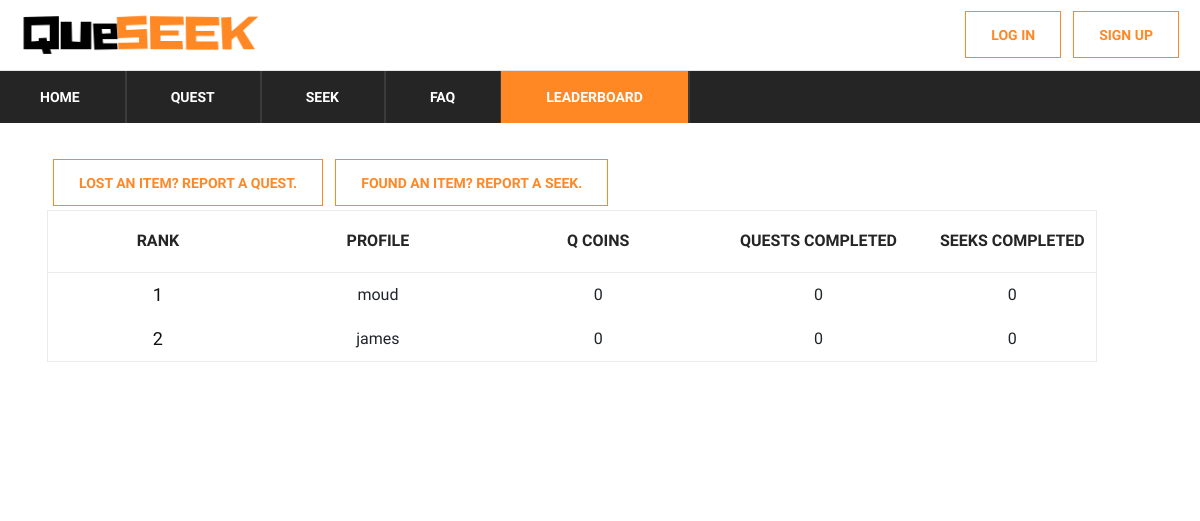
The app's page /leaderboard, older data.
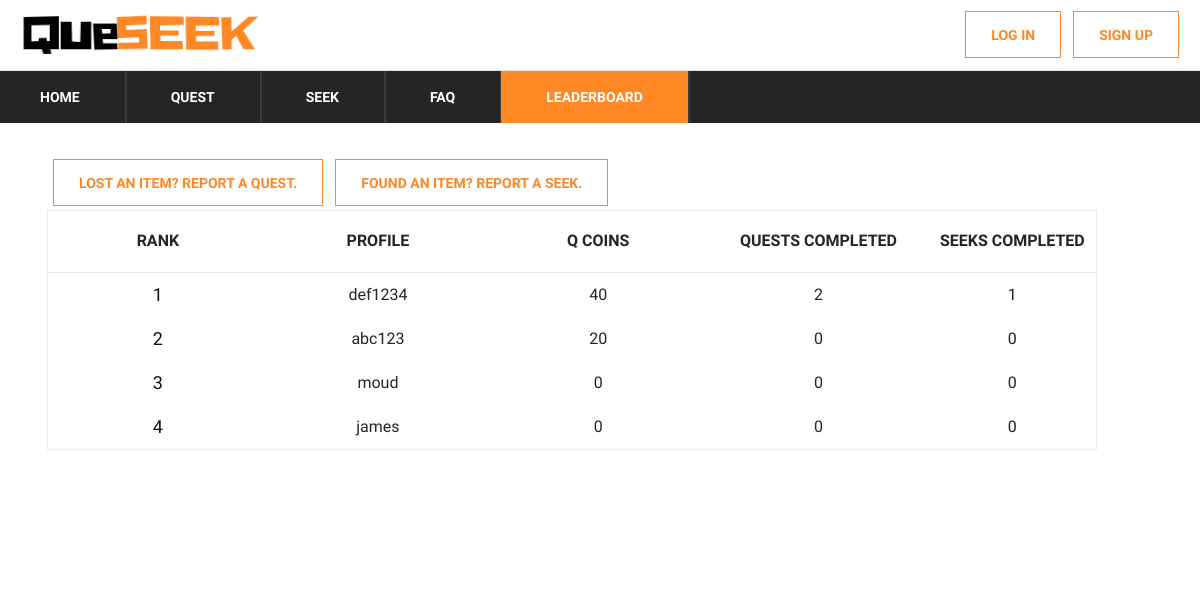
The same page, newer data.
### app/models.py (models this page shows)
class User(UserMixin, Base):
    __tablename__ = "users"
    id = db.Column(db.String, primary_key=True)
    email = db.Column(db.String(255), unique=True, nullable=False)
    password = db.Column(db.String(255), nullable=False)
    username = db.Column(db.String(255), unique=True, nullable=False)
    created_at = db.Column(DateTime(timezone=True))

class UserProfile(UserMixin, Base):
    __tablename__ = "userProfile"
    id = db.Column(db.String, ForeignKey('users.id'), primary_key=True)
    level = db.Column(db.Integer, nullable=False, default=1)
    coinsBalance = db.Column(db.Integer, nullable=False, default=50)
    coinsCollected = db.Column(db.Integer, nullable=False, default=0)
    coinsToNext = db.Column(db.Integer, nullable=False, default=20)
    avatarId = db.Column(db.String, ForeignKey('Avatars.avatarId'), default='0000')

### app/__init__.py (the view)
@app.route('/leaderboard')
def leaderboard():
    q1 = (db.session.query(User, func.count(QuestCoinsTransaction.questId).label('amt'))
          .group_by(User.id)
          .filter(User.id == QuestCoinsTransaction.userId)
          )
    q2 = q1.subquery()
    s1 = (db.session.query(User, func.count(SeekCoinsTransaction.seekId).label('amt'))
          .group_by(User.id)
          .filter(User.id == SeekCoinsTransaction.userId)
          )
    s2 = s1.subquery()
    q2 = (db.session.query(User, UserProfile, q2.c.amt, s2.c.amt)
          .outerjoin(q2, User.id == q2.c.id)
          .outerjoin(s2, User.id == s2.c.id)
          .filter(User.id == UserProfile.id)
          .order_by(UserProfile.coinsCollected.desc())
          .all()
          )
    print(q2)
    return render_template('leaderboard.html', query=q2, page='leaderboard')

### app/__init__.py (called while the page is built)
@app.context_processor
def inject_dict_for_all_templates():
    if (not current_user.is_anonymous):
        userprofile = (db.session.query(UserProfile)
                       .filter(UserProfile.id == current_user.id)
                       .first()
                       )
        return dict(current_user_avatar=userprofile.avatarId)
    return dict()

### app/templates/leaderboard.html (shortened to what this page needs)
<!DOCTYPE html>
<html lang="zxx">
<head>
    <link rel="stylesheet" href="{{ url_for('static', filename='css/bootstrap.min.css')}}" type="text/css">
    <link rel="stylesheet" href="{{ url_for('static', filename='css/font-awesome.min.css')}}" type="text/css">
    <link rel="stylesheet" href="{{ url_for('static', filename='css/themify-icons.css')}}" type="text/css">
    <link rel="stylesheet" href="{{ url_for('static', filename='css/elegant-icons.css')}}" type="text/css">
    <link rel="stylesheet" href="{{ url_for('static', filename='css/owl.carousel.min.css')}}" type="text/css">
    <link rel="stylesheet" href="{{ url_for('static', filename='css/nice-select.css')}}" type="text/css">
    <link rel="stylesheet" href="{{ url_for('static', filename='css/jquery-ui.min.css')}}" type="text/css">
    <link rel="stylesheet" href="{{ url_for('static', filename='css/slicknav.min.css')}}" type="text/css">
    <link rel="stylesheet" href="{{ url_for('static', filename='css/style.css')}}" type="text/css">
    <link rel="stylesheet" href="{{ url_for('static', filename='css/table.css')}}" type="text/css">
</head>
<body>
<header class="header-section">
    {% include "base/topbar.html" %}
    {% include "base/menu.html" %}
</header>
<section class="hero-section">
    <div class="hero-items owl-carousel">
        <div class="topbar-cover2">
            <div class="desc">
                <section class="cd-faq">
                    <section class="shopping-cart spad">
                        {% include "base/button.html" %}
                        <div class="container">
                            <div class="row">
                                <div class="col-lg-12">
                                    <div class="cart-table">
                                        <table>
                                            <thead>
                                            <tr>
                                                <th>Rank</th>
                                                <th>Profile</th>
                                                <th>Q Coins</th>
                                                <th>Quests Completed</th>
                                                <th>Seeks Completed</th>
                                            </tr>
                                            </thead>
                                            <tbody>
                                            {% for row in query %}
                                            <tr>
                                                <td class="cart-pic"><h5>{{ loop.index0 + 1 }}</h5></td>
                                                <td class="cart-pic">{{ row[0].username}}</td>
                                                <td class="cart-pic">{{ row[1].coinsCollected }}</td>
                                                <td class="cart-pic">
                                                    {% if row[2] == None %}
                                                    {{ 0 }}
                                                    {% else %}
                                                    {{ row[2] }}
                                                    {% endif %}
                                                </td>
                                                <td class="cart-pic">
                                                    {% if row[3] == None %}
                                                    {{ 0 }}
                                                    {% else %}
                                                    {{ row[3] }}
                                                    {% endif %}
                                                </td>
                                            </tr>
                                            {% endfor %}
                                            </tbody>
                                        </table>
                                    </div>
                                </div>
                            </div>
                        </div>
                    </section>
                </section>
            </div>
        </div>
    </div>
</section>
</body>
</html>

Row changes from the older to the newer data that the page shows:
added User: username "def1234", coinsCollected "40", row "2", row "1"
added User: username "abc123", coinsCollected "20", value "0"
